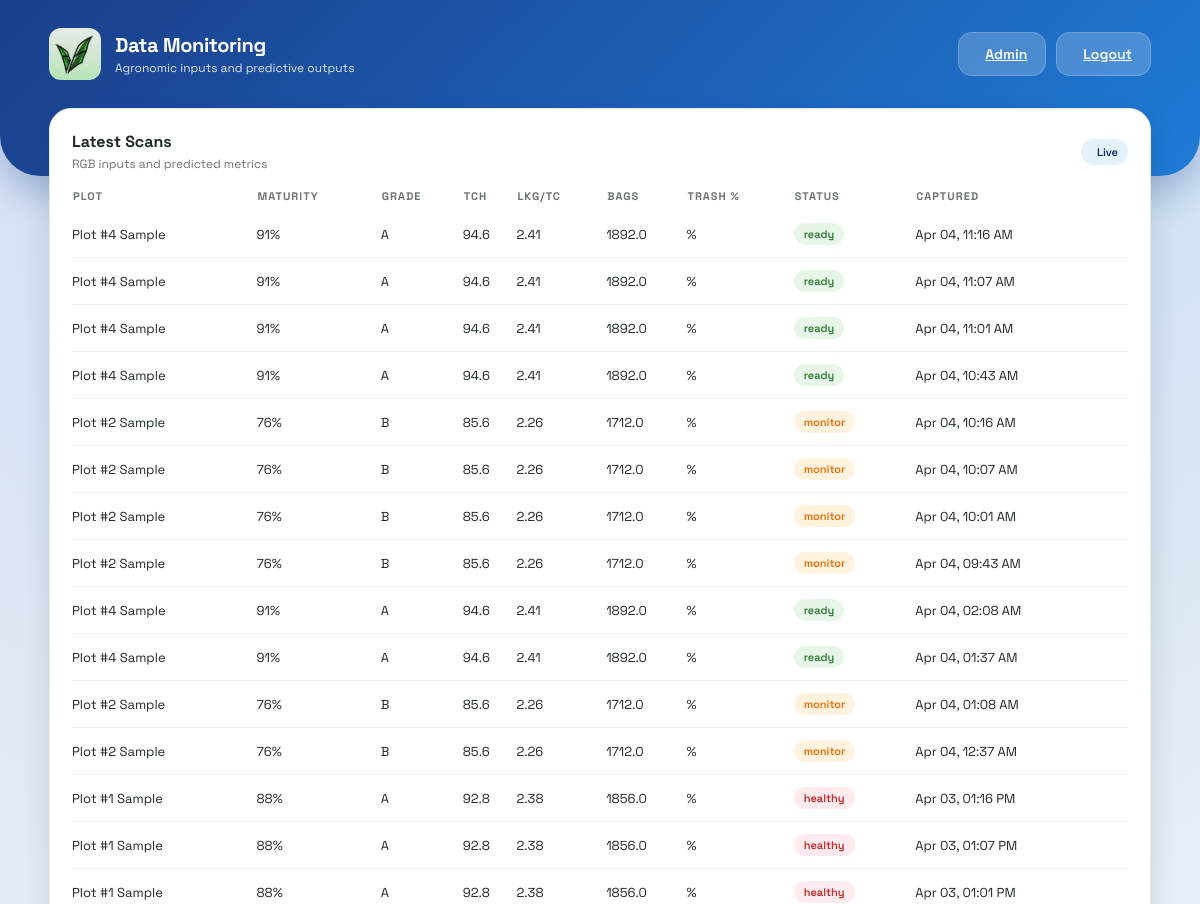
Before: /admin/monitoring (signed in, upper part) with the older database file.
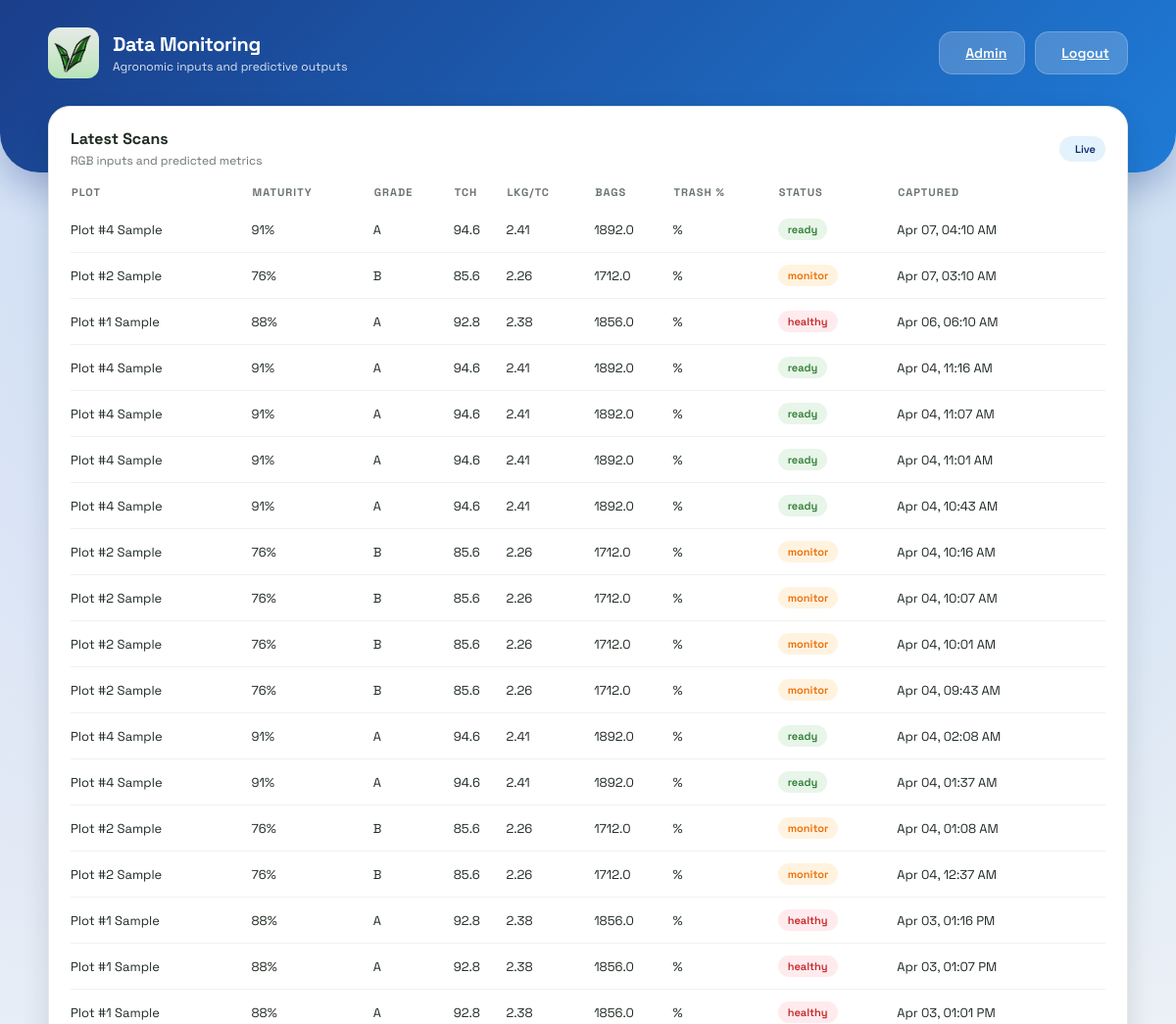
After: the same page with the newer database file.
### models.py (models this page shows)
class Scan(db.Model):
    id = db.Column(db.Integer, primary_key=True)
    user_id = db.Column(db.Integer, db.ForeignKey('user.id', ondelete='CASCADE'), nullable=False)
    plot_name = db.Column(db.String(80), nullable=False)
    grade = db.Column(db.String(2), nullable=False)
    maturity_pct = db.Column(db.Integer, nullable=False)
    status = db.Column(db.String(20), nullable=False, default='pending')
    created_at = db.Column(db.DateTime, default=datetime.utcnow, nullable=False)
    user = db.relationship('User', backref=db.backref('scans', lazy=True, cascade='all, delete-orphan'))

### app.py (the view)
@app.route('/admin/monitoring')
@login_required
def admin_monitoring():
    scans = Scan.query.order_by(Scan.created_at.desc()).limit(50).all()
    monitoring_rows = []
    for scan in scans:
        tch, lkg_tc, trash_pct = estimate_scan_metrics(scan)
        bags = round(tch * 20, 2)
        monitoring_rows.append({
            "plot_name": scan.plot_name,
            "grade": scan.grade,
            "maturity_pct": scan.maturity_pct,
            "status": scan.status,
            "tch": tch,
            "lkg_tc": lkg_tc,
            "bags": bags,
            "created_at": scan.created_at
        })
    return render_template('admin_monitoring.html', rows=monitoring_rows, current_admin=get_current_admin())

### app.py (called while the page is built)
def login_required(view):
    @wraps(view)
    def wrapped(*args, **kwargs):
        if not session.get('admin_id'):
            return redirect(url_for('admin_login'))
        return view(*args, **kwargs)
    return wrapped

def get_current_admin():
    admin_id = session.get('admin_id')
    if not admin_id:
        return None
    admin = Admin.query.get(admin_id)
    if not admin or admin.is_archived:
        return None
    return admin

def estimate_scan_metrics(scan):
    maturity = scan.maturity_pct or 0
    estimated_tch = round(40 + (maturity * 0.6), 2)
    estimated_lkg_tc = round(1.5 + (maturity * 0.01), 2)
    estimated_trash_pct = round(max(2, 12 - (maturity * 0.08)), 2)
    return estimated_tch, estimated_lkg_tc, estimated_trash_pct

### templates/admin_monitoring.html (shortened to what this page needs)
<!DOCTYPE html>
<html lang="en">
<head>
    <link rel="stylesheet" href="{{ url_for('static', filename='style.css') }}">
</head>
<body class="admin-layout">
    <header class="dashboard-header">
        <div class="header-content">
            <div class="brand">
                <div class="brand-icon">
                    <img src="{{ url_for('static', filename='logo.jpg') }}" alt="VISCANE Logo" style="width: 100%; height: 100%; object-fit: cover; border-radius: 12px;">
                </div>
                <div>
                    <p class="brand-title">Data Monitoring</p>
                    <p class="brand-subtitle">Agronomic inputs and predictive outputs</p>
                </div>
            </div>
            <div class="header-actions">
                <a class="btn light" href="/admin">
                    Admin
                </a>
                <a class="btn light" href="/admin-logout">
                    Logout
                </a>
            </div>
        </div>
    </header>
    <main class="dashboard-container fade-in">
        <section class="panel">
            <div class="panel-header">
                <div>
                    <h3 class="panel-title">Latest Scans</h3>
                    <p class="panel-subtitle">RGB inputs and predicted metrics</p>
                </div>
                <span class="badge">Live</span>
            </div>
            <table class="data-table">
                <thead>
                    <tr>
                        <th>Plot</th>
                        <th>Maturity</th>
                        <th>Grade</th>
                        <th>TCH</th>
                        <th>LKG/TC</th>
                        <th>Bags</th>
                        <th>Trash %</th>
                        <th>Status</th>
                        <th>Captured</th>
                    </tr>
                </thead>
                <tbody>
                    {% if rows %}
                        {% for row in rows %}
                            <tr>
                                <td>{{ row.plot_name }}</td>
                                <td>{{ row.maturity_pct }}%</td>
                                <td>{{ row.grade }}</td>
                                <td>{{ row.tch }}</td>
                                <td>{{ row.lkg_tc }}</td>
                                <td>{{ row.bags }}</td>
                                <td>{{ row.trash_pct }}%</td>
                                <td>
                                    <span class="tag {% if row.status == 'ready' %}success{% elif row.status == 'monitor' %}warning{% else %}alert{% endif %}">
                                        {{ row.status }}
                                    </span>
                                </td>
                                <td>{{ row.created_at.strftime('%b %d, %I:%M %p') }}</td>
                            </tr>
                        {% endfor %}
                    {% else %}
                        <tr>
                            <td colspan="9">No scan data available.</td>
                        </tr>
                    {% endif %}
                </tbody>
            </table>
        </section>
    </main>
</body>
</html>

Changed rows visible on the page:
added Scan: plot_name "Plot #4 Sample", maturity_pct "91", grade "A", tch "94.6", lkg_tc "2.41", bags "1892.0", status "ready", created_at "Apr 07, 04:10 AM"
added Scan: plot_name "Plot #2 Sample", maturity_pct "76", grade "B", tch "85.6", lkg_tc "2.26", bags "1712.0", status "monitor", created_at "Apr 07, 03:10 AM"
added Scan: plot_name "Plot #1 Sample", maturity_pct "88", grade "A", tch "92.8", lkg_tc "2.38", bags "1856.0", status "healthy", created_at "Apr 06, 06:10 AM"
